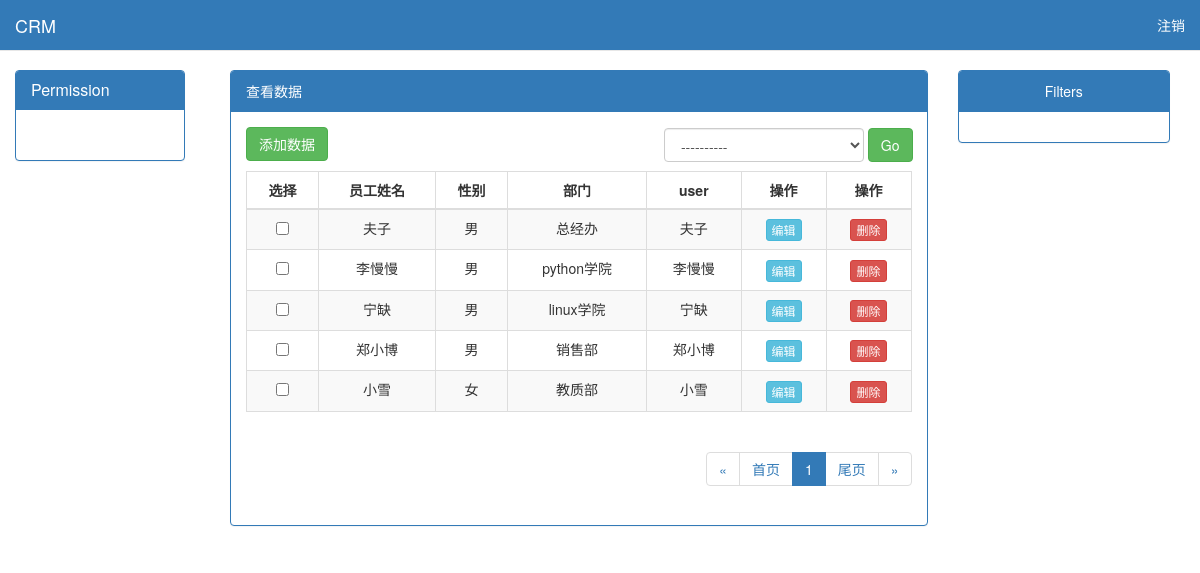
The app's page /stark/app01/userinfo/ with its own data.
### app01/models.py (models this page shows, shortened)
class Department(models.Model):
    title = models.CharField(verbose_name='部门名称', max_length=16)
    code = models.IntegerField(verbose_name='部门编号', unique=True, null=False)
    def __str__(self):
        return self.title

class UserInfo(models.Model):
    name = models.CharField(verbose_name='员工姓名', max_length=16)
    gender = models.IntegerField(choices=((1, "男"), (2, "女")))
    email = models.EmailField(verbose_name='邮箱', max_length=64)
    depart = models.ForeignKey(verbose_name='部门', to="Department", to_field="code")
    user = models.OneToOneField(User)

### rbac/models.py (models this page shows)
class User(models.Model):
    user = models.CharField(max_length=32)
    pwd = models.CharField(max_length=32)
    roles = models.ManyToManyField(to='Role')
    def __str__(self):
        return self.user

### stark/service/sites.py (the view)
    def list_view(self, request):
        if request.method == 'POST':
            action = request.POST.get('action')
            if action:
                pk_list = request.POST.getlist('pk')
                queryset = self.model.objects.filter(pk__in=pk_list)
                getattr(self, action)(queryset)
        data_list = self.model.objects.all()
        list_url = self.get_list_url()
        add_url = self.get_add_url()
        search_condition = self.get_search_condition(request)
        if search_condition:
            data_list = self.model.objects.filter(search_condition)
        filter_condition = self.get_filter_condition(request)
        if filter_condition:
            data_list = self.model.objects.filter(filter_condition)
        show_list = ShowList(self, data_list, request)
        show_list.get_list_filter_links()
        return render(request, 'stark/list_view.html', locals())

### app01/stark.py (called while the page is built)
    def display_gender(self, obj=None, is_header=False):
        if is_header:
            return "性别"
        return obj.get_gender_display()

### stark/service/sites.py (called while the page is built, shortened)
    def get_new_actions(self):
        temp = []
        temp.extend(self.config_obj.actions)
        temp.append(self.config_obj.patch_delete)
        new_actions = []
        for action in temp:
            new_actions.append({
                'text': action.desc,
                'name': action.__name__,
            })
        return new_actions

    def get_header(self):
        header_list = []
        for field_or_func in self.config_obj.new_list_display():
            if callable(field_or_func):  # 自定义配置类中函数的处理
                val = field_or_func(self.config_obj, is_header=True)
            else:
                if field_or_func == '__str__':
                    val = self.config_obj.model._meta.model_name.upper()
                else:
                    field_obj = self.config_obj.model._meta.get_field(field_or_func)
                    val = field_obj.verbose_name
            header_list.append(val)
        return header_list

    def get_list_filter_links(self):
        list_filter_links = {}
        return list_filter_links

    def get_list_url(self):
        url_name = '{}_{}_list'.format(self.app_label, self.model_name)
        url = reverse(url_name)
        return url

    def get_add_url(self):
        url_name = '{}_{}_add'.format(self.app_label, self.model_name)
        url = reverse(url_name)
        return url

    def get_change_url(self, obj):
        url_name = '{}_{}_change'.format(self.app_label, self.model_name)
        url = reverse(url_name, args=(obj.pk,))
        return url

    def get_del_url(self, obj):
        url_name = '{}_{}_del'.format(self.app_label, self.model_name)
        url = reverse(url_name, args=(obj.pk,))
        return url

    def checkbox(self, obj=None, is_header=False):
        if is_header:
            return '选择'
        return mark_safe("<input name='pk' type='checkbox' value={}>".format(obj.pk))

    def edit(self, obj=None, is_header=False):
        if is_header:
            return '操作'
        return mark_safe("<a class='btn btn-info btn-xs' href='{}'>编辑</a>".format(self.get_change_url(obj)))

    def delete(self, obj=None, is_header=False):
        if is_header:
            return '操作'
        return mark_safe("<a class='btn btn-danger btn-xs' href='{}'>删除</a>".format(self.get_del_url(obj)))

### stark/utils/page.py (called while the page is built)
    @property
    def start(self):
        return self.page_start_num

### stark/templates/stark/list_view.html (shortened to what this page needs)
{% extends 'stark/base.html' %}
{% block css %}
    <link rel="stylesheet" href="/static/css/list_view.css">
{% endblock %}
{% block content %}
    <div class="container-fluid">
    <div class="row">
        <div class="col-md-9">
            <div class="panel panel-primary">
                <div class="panel-heading">查看数据</div>
                <div class="panel-body" id="parent">
                    <div style="margin-bottom: 10px">
                        <a href="{{ add_url }}" class="btn btn-success">添加数据</a>
                    </div>
                    <form action="" class="form-inline" method="post">
                        <div id='action'>
                            <select name='action' class="form-control" style="display: inline-block;width: 200px">
                                <option value="">----------</option>
                            </select>
                            <button class="btn btn-success" type="submit">Go</button>
                        </div>
                        <table class="table table-striped table-bordered table-hover table-responsive text-center">
                            <thead>
                            <tr>
                                {% for head_field in show_list.get_header %}
                                    <th class="text-center">{{ head_field }}</th>
                                {% endfor %}
                            </tr>
                            </thead>
                            <tbody>
                            {% for data in show_list.get_body %}
                                <tr>
                                    {% for field in data %}
                                        <td>{{ field }}</td>
                                    {% endfor %}
                                </tr>
                            {% endfor %}
                            </tbody>
                        </table>
                    </form>
                    <div class="pull-right">
                        {{ show_list.pagination.ret_html|safe }}
                    </div>
                </div>
            </div>
        </div>
        <div class="col-md-3">
            <div class="panel panel-primary">
                <div class="panel-heading text-center">Filters</div>
                <div class="panel-body" id="parent">
                </div>
            </div>
        </div>
    </div>
</div>
{% endblock %}

### stark/templates/stark/base.html (shortened to what this page needs)
<!DOCTYPE html>
<html lang="en">
<head>
    <link rel="stylesheet" href="/static/bootstrap-3.3.7/css/bootstrap.css">
    {% block css %}
    {% endblock css %}
</head>
<body>
    <nav class="navbar navbar-default navbar-fixed-top" style="background-color: rgb(51,122,183)">
        <div class="container-fluid">
            <div class="navbar-header">
                <a class="navbar-brand" style='color:white' href="#">CRM</a>
            </div>
            <div class="collapse navbar-collapse" id="bs-example-navbar-collapse-1">
                <ul class="nav navbar-nav navbar-right">
                    <li><a href="#" style='color:white'>{{ request.session.user }}</a></li>
                    <li><a href="/logout/" style='color:white'>注销</a></li>
                </ul>
            </div>
        </div>
    </nav>
    <div class="container-fluid" style="margin-top: 70px">
        <div class="row">
            <div class="col-md-2">
                <div class="panel panel-primary">
                    <div class="panel-heading">
                        <h3 class="panel-title">Permission</h3>
                    </div>
                    <div class="panel-body">
                    </div>
                </div>
            </div>
            <div class="col-md-10">
                    {% block content %}
                    {% endblock content %}
            </div>
        </div>
    </div>
</body>
</html>

### stark/static/css/list_view.css (style rules this page uses)
#parent { position: relative; }
#action { position: absolute; right: 14px; top: 16px; }

### records on screen
Department: data "男" "编辑" "删除", title "总经办"
UserInfo: data "夫子"
User: user "夫子"
Department: data "男" "编辑" "删除", title "python学院"
UserInfo: data "李慢慢"
User: user "李慢慢"
Department: data "男" "编辑" "删除", title "linux学院"
UserInfo: data "宁缺"
User: user "宁缺"
Department: data "男" "编辑" "删除", title "销售部"
UserInfo: data "郑小博"
User: user "郑小博"
Department: data "女" "编辑" "删除", title "教质部"
UserInfo: data "小雪"
User: user "小雪"

### other values on screen
{{ head_field }} "选择" "员工姓名" "性别" "部门" "user" "操作" "操作"
{{ show_list.pagination.ret_html|safe }} "« 首页 1 尾页 »"
